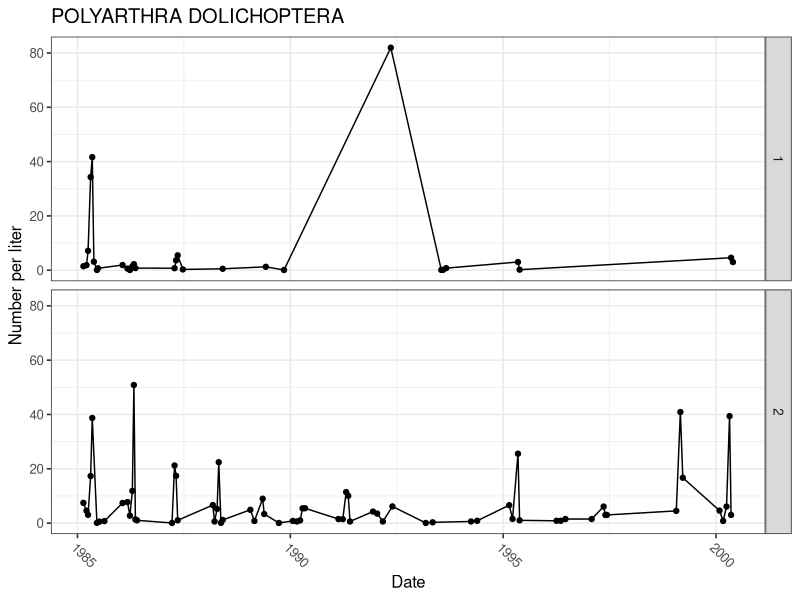
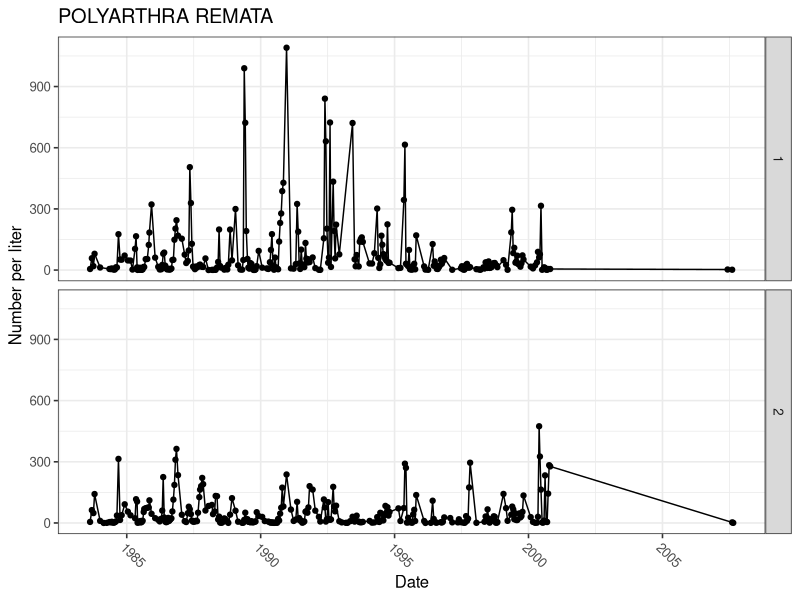
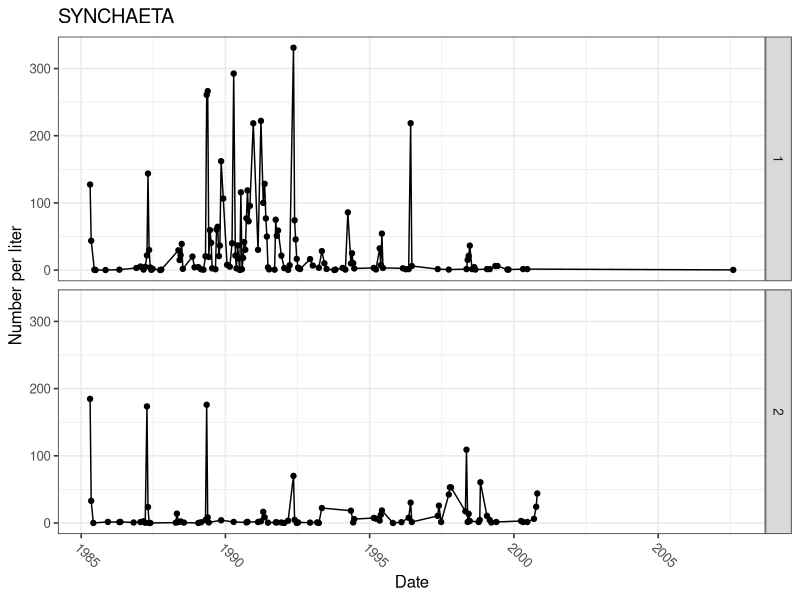
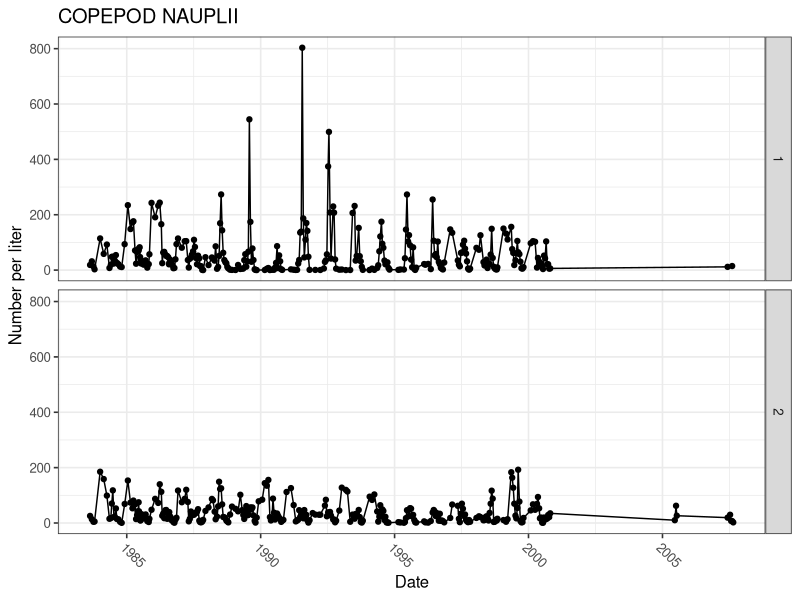
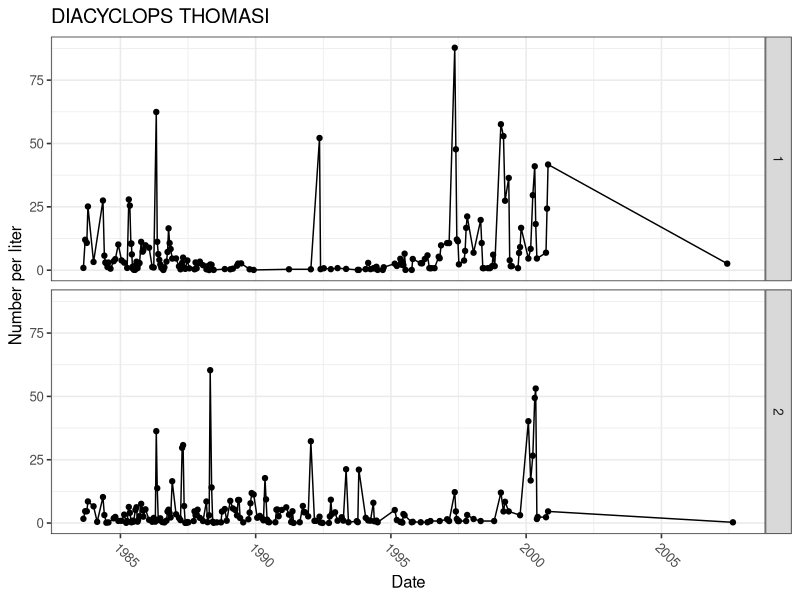
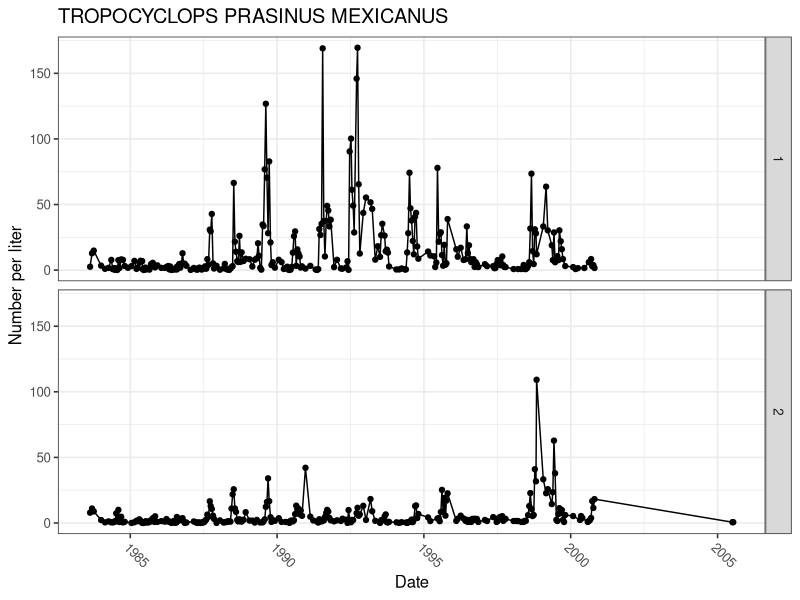
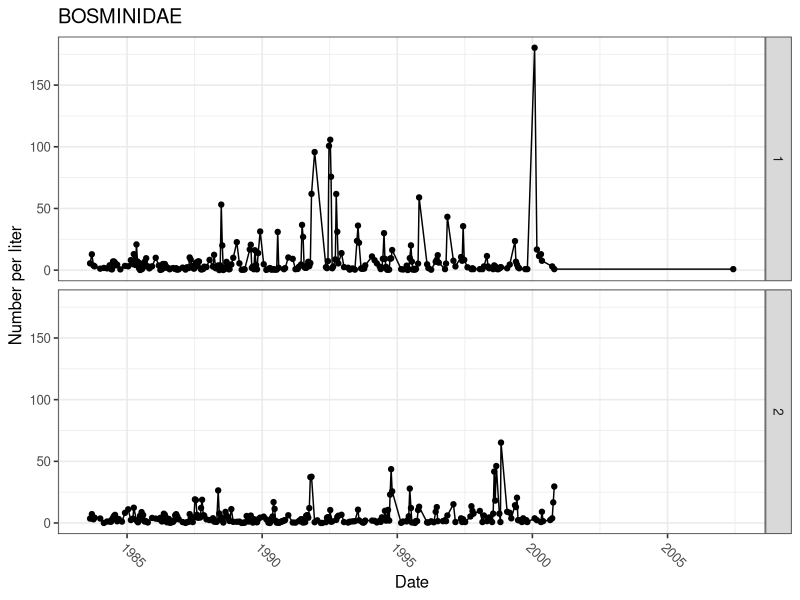
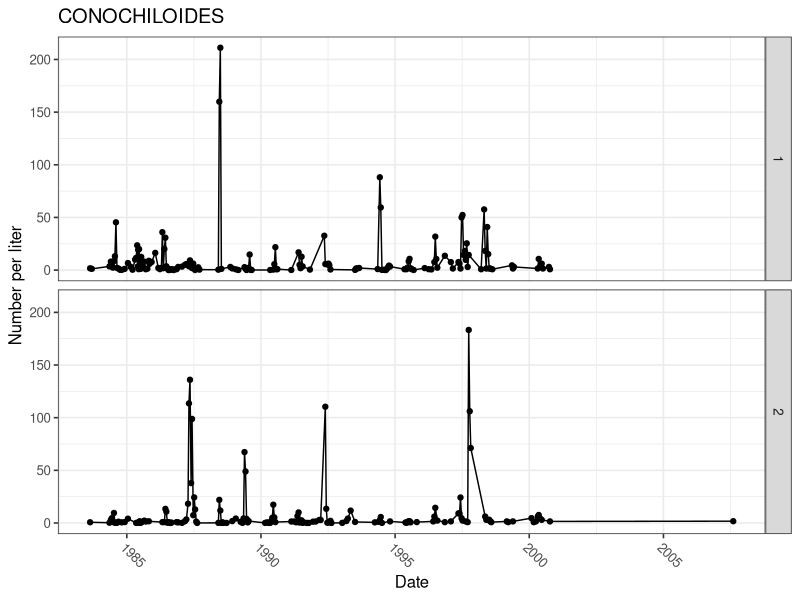

R code for these plots, in order: (Note: this script raises an error after producing the figures.)
# Data from
# https://lter.limnology.wisc.edu/data_LR_zoopcatalog/search

library(ggplot2)
library(scales)

data_LR_zoop <- read.csv("./data/little_rock_lake_experiment__zooplankton.csv")

head(data_LR_zoop)

# station 1 = treatment (acidification)
# station 2 = reference (control)

# how many unique species 
length(unique(data_LR_zoop$species_code))
length(unique(data_LR_zoop$species))
sort(unique(data_LR_zoop$species))

# How many observations per species 
table(data_LR_zoop$species)

# save the species names to a .csv
zoop_names <- unique(data_LR_zoop$species)
write.csv(zoop_names, file = "data/LR_zoop_species.csv")

# convert dates to true dates 
data_LR_zoop$date <- as.Date(data_LR_zoop$sample_date)

# plot & save all time series
for (i in unique(data_LR_zoop$species)){
  
  temp_data <- subset(data_LR_zoop, species==i)
  
  temp <- ggplot(temp_data, aes(date,number_per_liter)) 
  temp <- temp + facet_grid(station~.)
  temp <- temp + geom_point() + geom_line()
  temp <- temp + ylab("Number per liter")
  temp <- temp + xlab("Date")
  temp <- temp + theme_bw(base_size=12)
  temp <- temp + ggtitle(i)
  temp <- temp + theme(axis.text.x = element_text(angle=315,hjust=0)) # fix here
  
  # if the taxa name contains > or <, you need to remove that character 
  i <- sub("<", "less", i)
  i <- sub(">", "more", i)
  i <- sub("/", "-", i)
  
  ggsave(paste("time_series_plots/zoop_LR/",i,".jpg",sep=""),temp)
  
}


